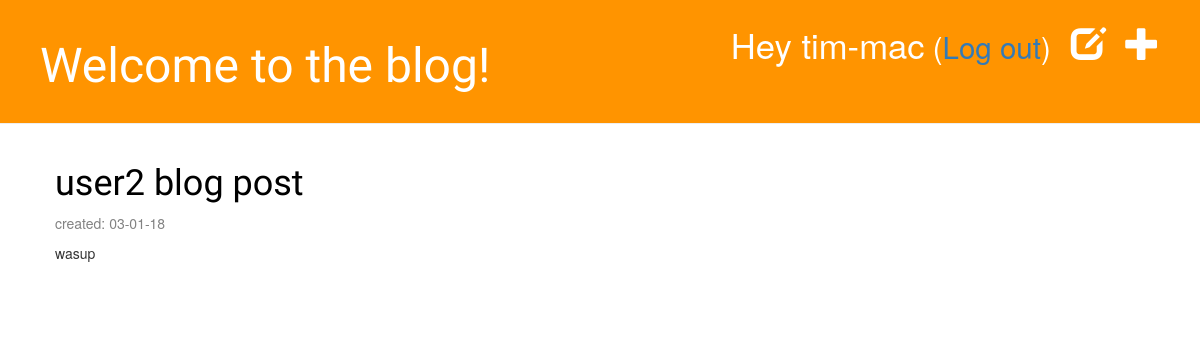
The page /drafts/ (signed in) on the database as committed earlier.
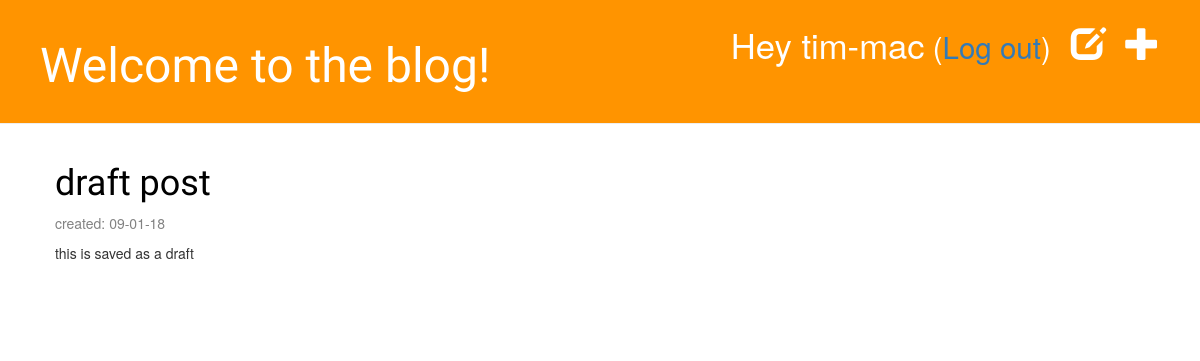
The same page on the database as committed later.
### blog/models.py (models this page shows, shortened)
class Post(models.Model):
	author = models.ForeignKey('auth.User', on_delete = models.CASCADE)
	title = models.CharField(max_length = 200)
	text = models.TextField()
	created_date = models.DateTimeField(default = timezone.now)
	published_date = models.DateTimeField(blank = True, null = True)

### blog/views.py (the view)
# urls.py: path('drafts/', views.post_draft_list, name = 'post_draft_list'),
@login_required
def post_draft_list(request):
	posts = Post.objects.filter(published_date__isnull = True).order_by('created_date')
	return render(request, 'blog/post_draft_list.html', {'posts': posts})

### blog/templates/blog/post_draft_list.html
{% extends 'blog/base.html' %}
{% block content %}
	{% for post in posts %}
		<div class="post">
			<h1><a href="{% url 'post_detail' pk=post.pk %}">{{ post.title }}</a></h1>
			<div class="date">
				<p>created: {{ post.created_date|date:'d-m-y' }}</p>
			</div>
			<p>{{ post.text|truncatechars:200 }}</p>
		</div>
	{% endfor %}
{% endblock %}

Rows that differ between the two databases and show on the page:
no longer on this page (row edited): Post: title "user2 blog post", created_date "03-01-18", text "wasup"
added Post: title "draft post", created_date "09-01-18", text "this is saved as a draft"
